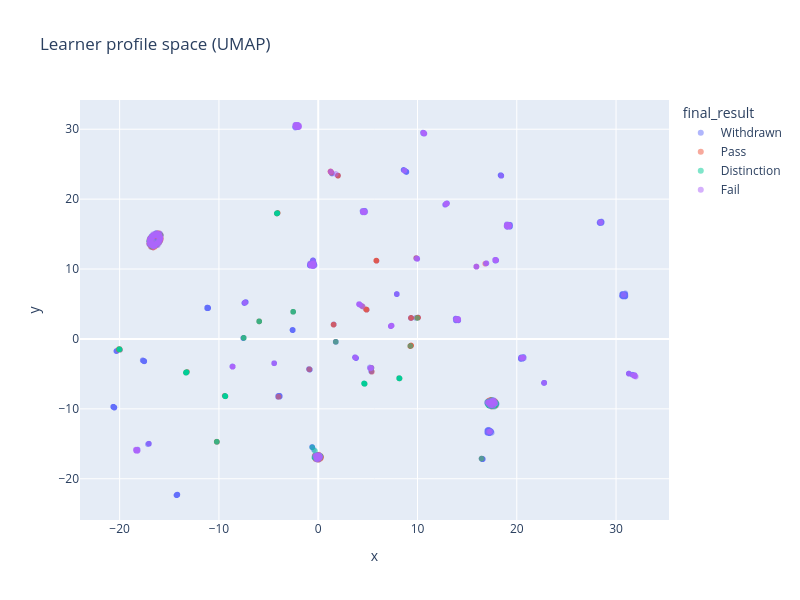

The notebook cell this image was saved under:
### Code cell
# notebooks/umap_profiles.ipynb  (run as notebook, not script)

import os
import pickle
import numpy as np
import pandas as pd
import umap
import plotly.express as px
from pathlib import Path

# Set working directory to project root (parent of notebooks/)
project_root = Path.cwd()
if project_root.name == 'notebooks':
    project_root = project_root.parent
os.chdir(project_root)

with open("data/processed/learner_profiles.pkl","rb") as f:
    profiles = pickle.load(f)

df_info = pd.read_csv("data/raw/studentInfo.csv")

sids = list(profiles.keys())
vecs = np.array([profiles[s] for s in sids])

reducer = umap.UMAP(n_components=2, random_state=42, n_neighbors=15)
coords = reducer.fit_transform(vecs)

plot_df = pd.DataFrame({'x':coords[:,0], 'y':coords[:,1], 'id_student':sids})
plot_df = plot_df.merge(
    df_info[['id_student','final_result']].drop_duplicates('id_student'),
    on='id_student', how='left')

fig = px.scatter(plot_df, x='x', y='y', color='final_result',
                 title='Learner profile space (UMAP)',
                 opacity=0.5, width=800, height=600)
fig

### Figure 1 — Plotly figure (JSON) as saved in the notebook; plotly's stock layout.template omitted (floating-point values rounded to 4 significant figures; data arrays with more than 128 entries replaced by an {"elided": "..."} marker saying what was removed)
{"data": [{"hovertemplate": "final_result=Withdrawn<br>x=%{x}<br>y=%{y}<extra></extra>", "legendgroup": "Withdrawn", "marker": {"color": "#636efa", "opacity": 0.5, "symbol": "circle"}, "mode": "markers", "name": "Withdrawn", "showlegend": true, "type": "scattergl", "x": {"elided": "2189 float values"}, "xaxis": "x", "y": {"elided": "2189 float values"}, "yaxis": "y"}, {"hovertemplate": "final_result=Pass<br>x=%{x}<br>y=%{y}<extra></extra>", "legendgroup": "Pass", "marker": {"color": "#EF553B", "opacity": 0.5, "symbol": "circle"}, "mode": "markers", "name": "Pass", "showlegend": true, "type": "scattergl", "x": {"elided": "632 float values"}, "xaxis": "x", "y": {"elided": "632 float values"}, "yaxis": "y"}, {"hovertemplate": "final_result=Distinction<br>x=%{x}<br>y=%{y}<extra></extra>", "legendgroup": "Distinction", "marker": {"color": "#00cc96", "opacity": 0.5, "symbol": "circle"}, "mode": "markers", "name": "Distinction", "showlegend": true, "type": "scattergl", "x": {"elided": "198 float values"}, "xaxis": "x", "y": {"elided": "198 float values"}, "yaxis": "y"}, {"hovertemplate": "final_result=Fail<br>x=%{x}<br>y=%{y}<extra></extra>", "legendgroup": "Fail", "marker": {"color": "#ab63fa", "opacity": 0.5, "symbol": "circle"}, "mode": "markers", "name": "Fail", "showlegend": true, "type": "scattergl", "x": {"elided": "519 float values"}, "xaxis": "x", "y": {"elided": "519 float values"}, "yaxis": "y"}], "layout": {"height": 600, "legend": {"title": {"text": "final_result"}, "tracegroupgap": 0}, "title": {"text": "Learner profile space (UMAP)"}, "width": 800, "xaxis": {"anchor": "y", "domain": [0, 1], "title": {"text": "x"}}, "yaxis": {"anchor": "x", "domain": [0, 1], "title": {"text": "y"}}}}
